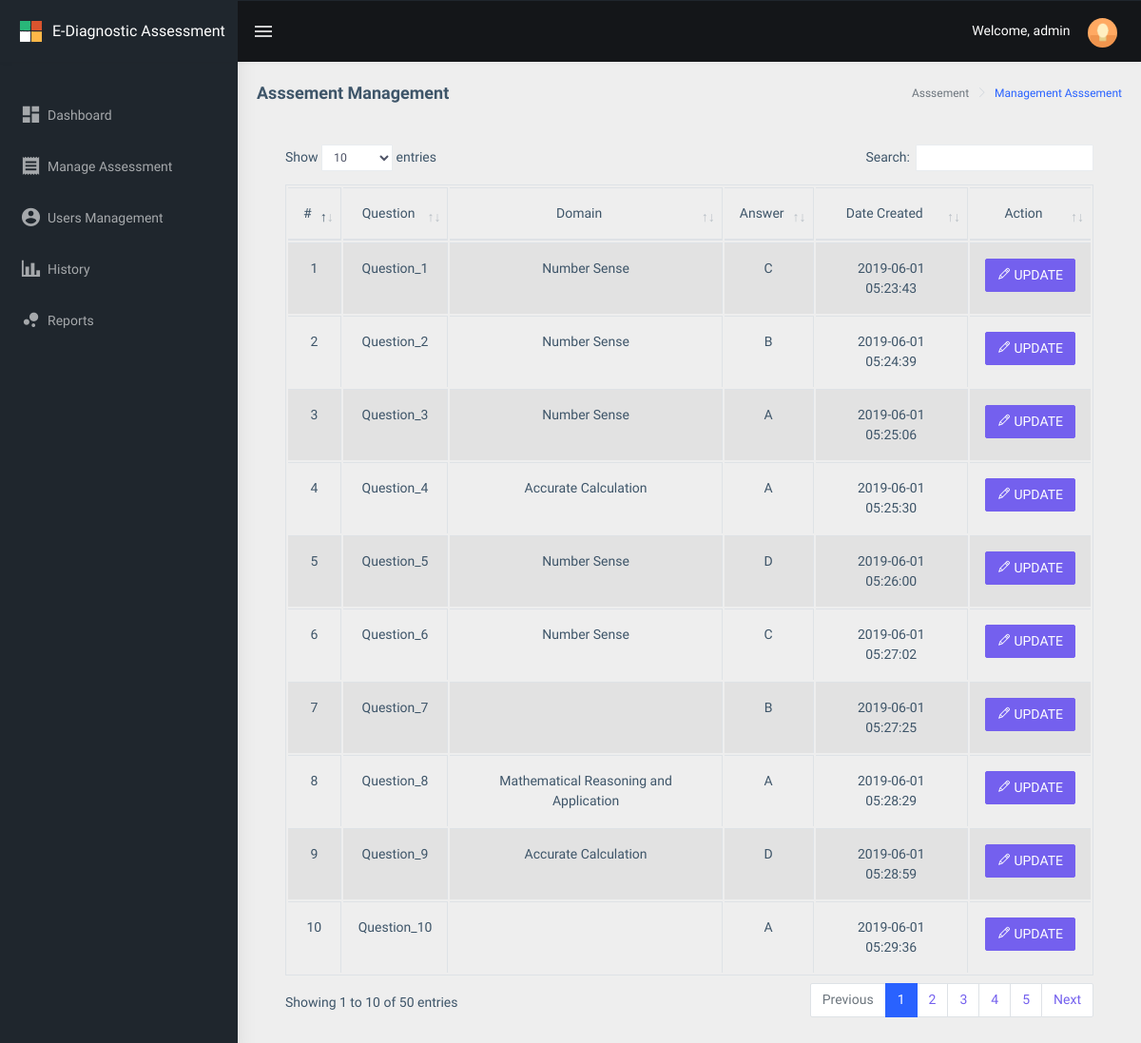
The app's page /public/main/teacher/assessment/index.php (signed in), older data.
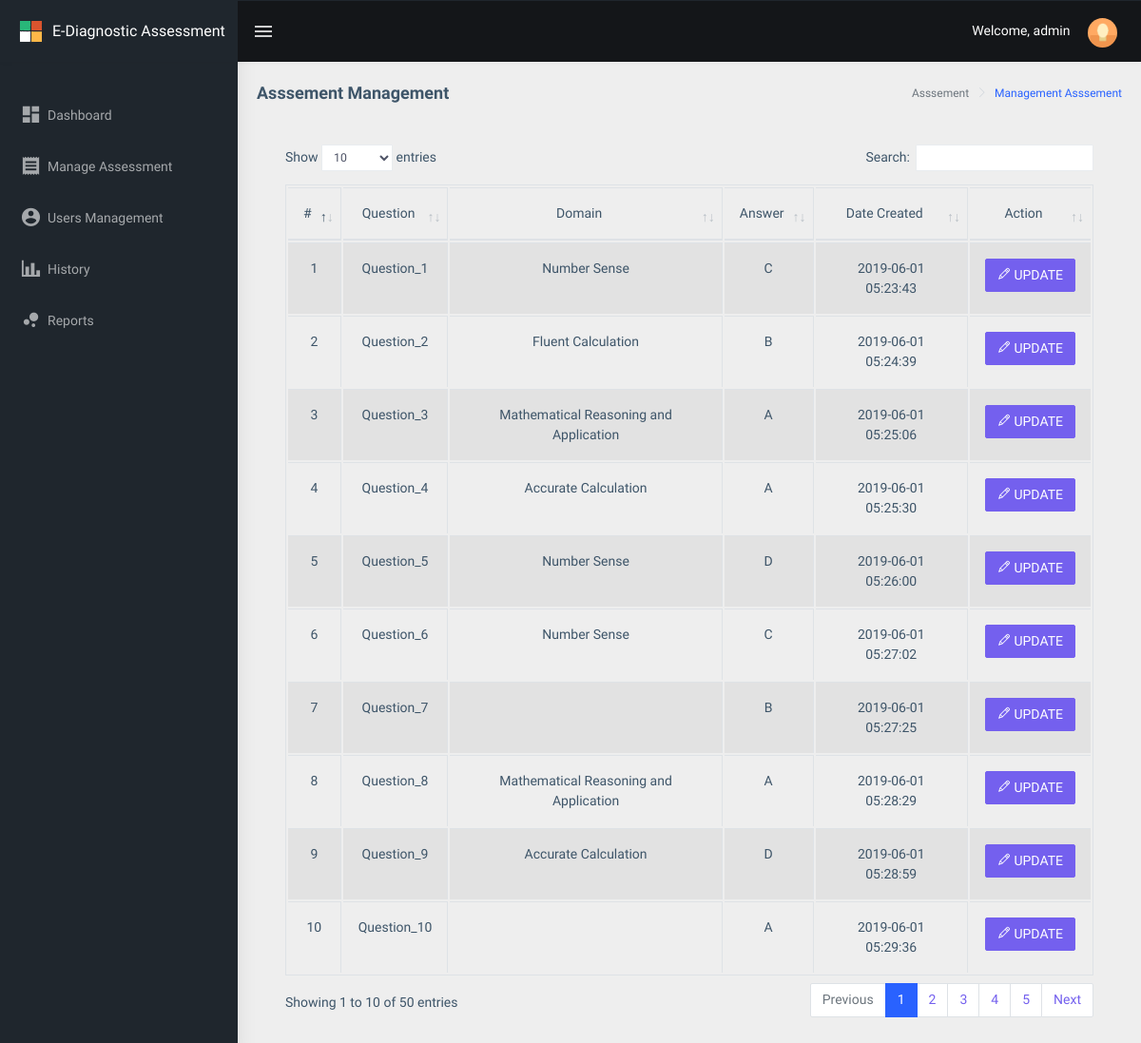
The same page, newer data.
### tables this page shows
CREATE TABLE `drxassessment_assessment` (
  `drxassessment_id` int(11) NOT NULL,
  `drxassessment_question1` text NOT NULL,
  `drxassessment_answer` text NOT NULL,
  `drxassessment_answer_value` text NOT NULL,
  `drxassessment_domain` text NOT NULL,
  `drxassessment_q1_answer_1` text NOT NULL,
  `drxassessment_q1_answer_2` text NOT NULL,
  `drxassessment_q1_answer_3` text NOT NULL,
  `drxassessment_q1_answer_4` text NOT NULL,
  `drxassessment_order` int(11) NOT NULL,
  `drxassessment_order_value` text NOT NULL,
  `drxassessment_status` int(1) NOT NULL,
  `drxassessment_created_at` datetime NOT NULL,
  `drxassessment_updated_at` datetime NOT NULL
);

### public/main/teacher/assessment/index.php (the view, shortened to what the changed rows need)
<?php
include("../../../../config/common/asdasf9z09x0c90zx90123.php");
?>
<!DOCTYPE html>
<html dir="ltr" lang="en">
<head>
    <link href="../../../assets/libs/flot/css/float-chart.css" rel="stylesheet">
    <link href="../../../dist/css/style.min.css" rel="stylesheet">
    <link href="../../../assets/libs/datatables.net-bs4/css/dataTables.bootstrap4.css" rel="stylesheet">
</head>
<body>
    <div id="main-wrapper">
        <div class="page-wrapper">
            <div class="container-fluid">
							<div class="card-body">
									<div class="table-responsive">
											<table id="zero_config" class="table table-striped table-bordered">
													<thead>
															<tr>
																	<th class="text-center">#</th>
                                  <th class="text-center">Question</th>
																	<th class="text-center">Domain</th>
																	<th class="text-center">Answer</th>
																	<th class="text-center">Date Created</th>
																	<th class="text-center">Action</th>
															</tr>
													</thead>
													<tbody>
														<?php
	                          $drx_count = 0;
	                          $connection->setAttribute(PDO::ATTR_ERRMODE, PDO::ERRMODE_EXCEPTION);
	                          $result = $connection->prepare("SELECT * FROM drxassessment_assessment ORDER BY drxassessment_created_at ASC");
	                          $result->execute();
	                              while ($row = $result->fetch(PDO::FETCH_ASSOC)) {
	                                     $drx_count++;
	                                     $drxassessment_id = $row['drxassessment_id'];
	                                     $drxassessment_question1 = $row['drxassessment_question1'];
																			 $drxassessment_domain = $row['drxassessment_domain'];
																			 $drxassessment_q1_answer_1 = $row['drxassessment_q1_answer_1'];
	                                     $drxassessment_q1_answer_2 = $row['drxassessment_q1_answer_2'];
	                                     $drxassessment_q1_answer_3 = $row['drxassessment_q1_answer_3'];
	                                     $drxassessment_q1_answer_4 = $row['drxassessment_q1_answer_4'];
	                                     $drxassessment_created_at = $row['drxassessment_created_at'];
                                       $drxassessmentanswer = $row['drxassessment_answer'];
	                          ?>
															<tr>
																<td class="text-center"><?php echo $drx_count; ?></td>
                                <td class="text-center"><?php echo $drxassessment_question1; ?></td>
																<td class="text-center"><?php echo $drxassessment_domain; ?></td>
																<td class="text-center"><?php echo $drxassessmentanswer; ?></td>
																<td class="text-center"><?php echo $drxassessment_created_at; ?></td>
																<td class="text-center">
																	<button type="button" data-toggle="modal" data-target="#assessmentModal" class="btn btn-primary btn-mg"
                                  onclick="editAssessment('<?php echo $drxassessment_id ; ?>',
                                                          '<?php echo $drxassessment_question1 ; ?>',
                                                          '<?php echo $drxassessment_q1_answer_1 ; ?>',
                                                          '<?php echo $drxassessment_q1_answer_2 ; ?>',
                                                          '<?php echo $drxassessment_q1_answer_3 ; ?>',
                                                          '<?php echo $drxassessment_q1_answer_4 ; ?>',
                                                          '<?php echo $drxassessmentanswer ; ?>',
                                                          '<?php echo $drxassessment_domain ; ?>');">
                                  <i class="ti-pencil"></i> UPDATE
                                  </button>
																</td>
															</tr>
														<?php } ?>
													</tbody>
											</table>
									</div>
            </div>
        </div>
    </div>
</body>
</html>

Row changes from the older to the newer data that the page shows:
changed drxassessment_assessment "Question_2": drxassessment_domain "Number Sense" → "Fluent Calculation"
changed drxassessment_assessment "Question_3": drxassessment_domain "Number Sense" → "Mathematical Reasoning and Application"
